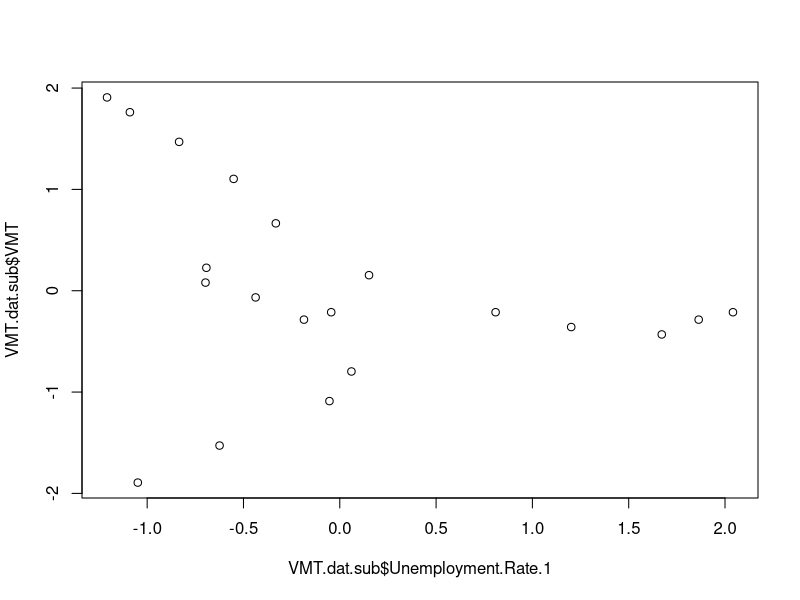
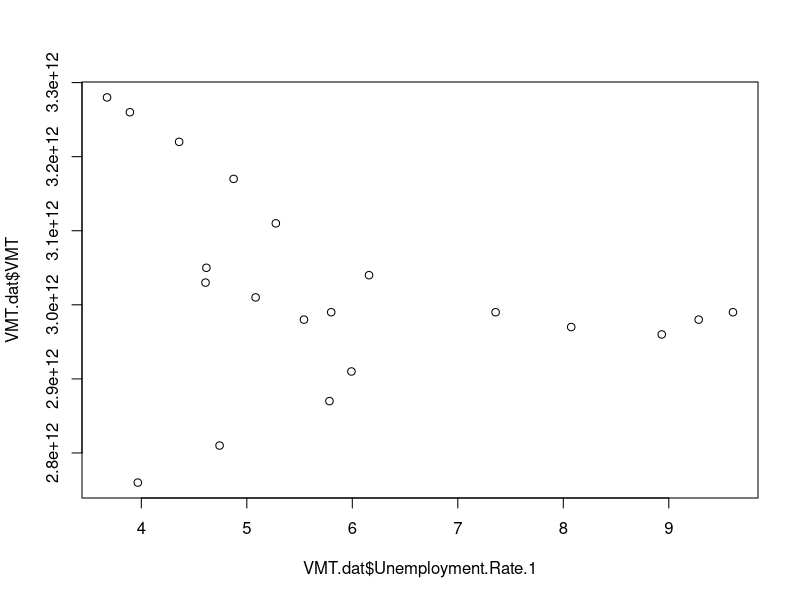
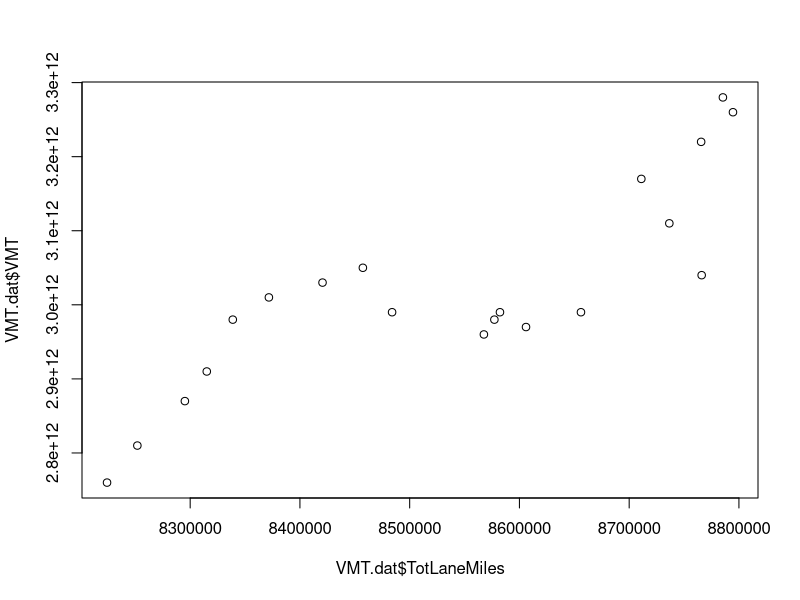
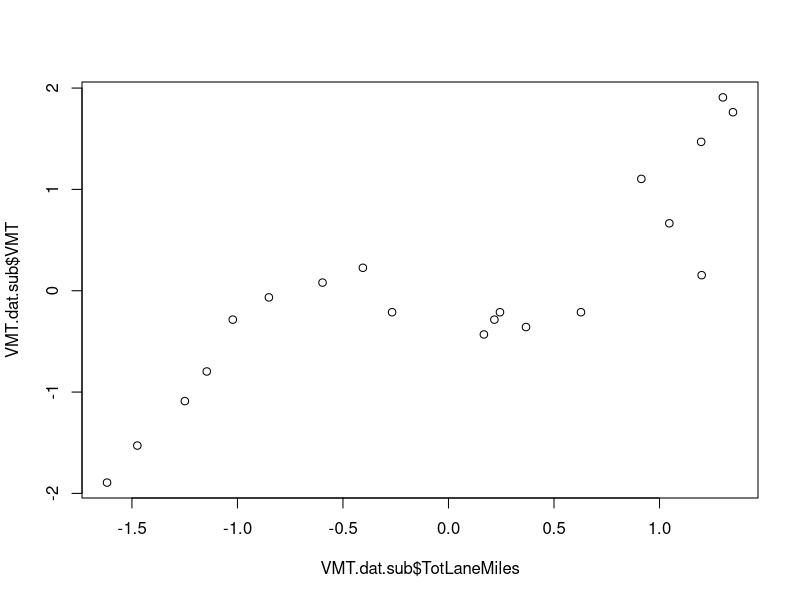
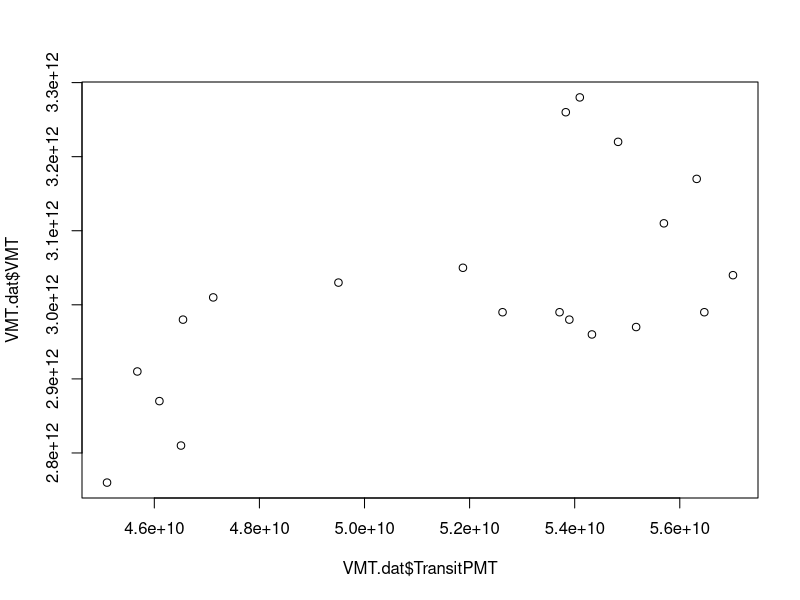
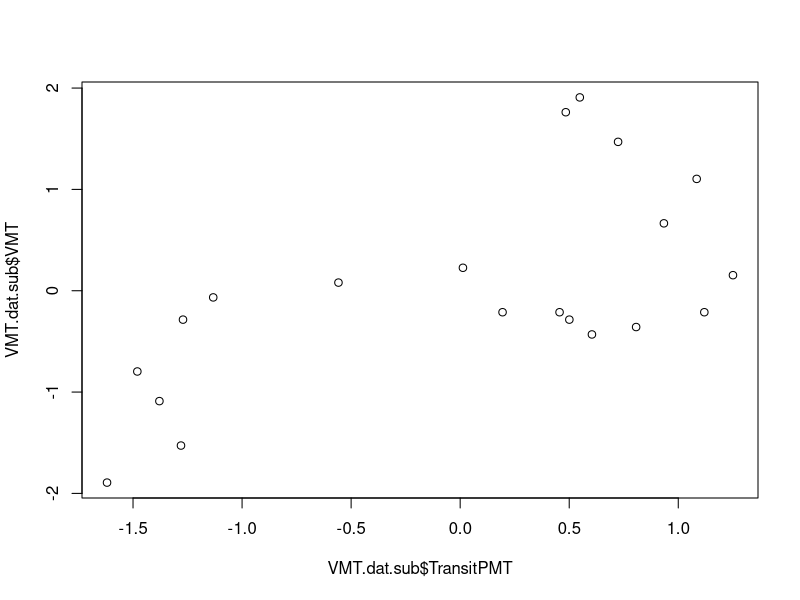
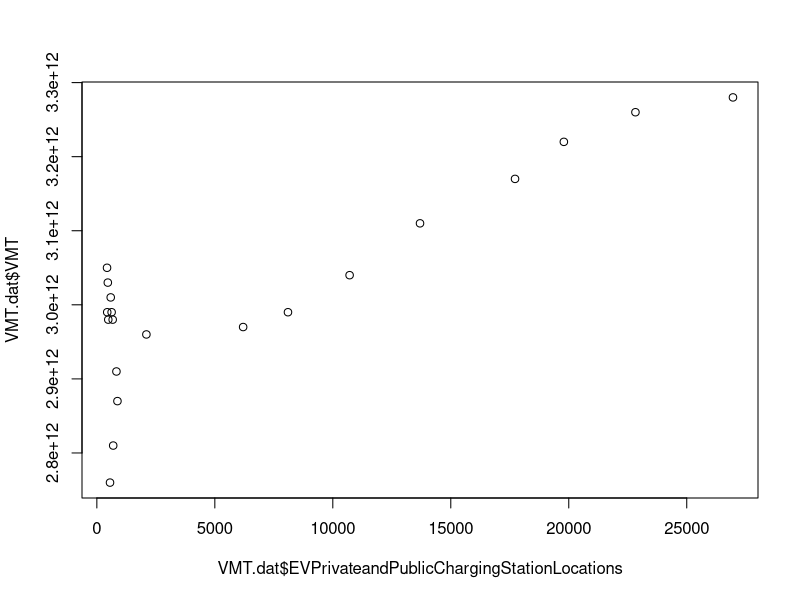
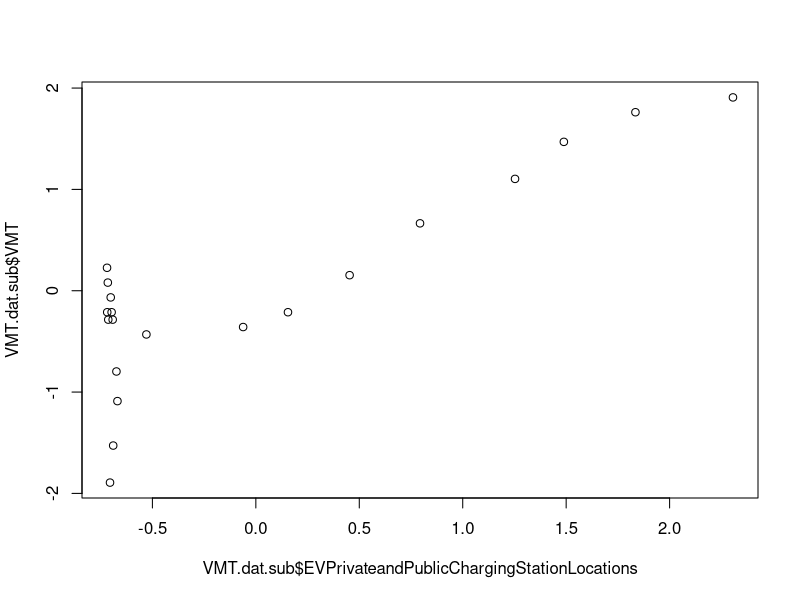

These charts were generated, in order, by the following R code:
setwd("/Users/csuffaculty/Desktop/FHWA")

#read the dataset
dat<-read.csv("Data20221210.csv", header=TRUE)

#VMT ##############################################################################################################
VMT.dat<-dat[,colSums(is.na(dat))==0]
VMT.dat.s<-scale(VMT.dat)
VMT.dat.s<-VMT.dat.s[,c(2,5,15,18:19,27:28,31,33,36,37)]
VMT.dat.s<-as.data.frame(VMT.dat.s)
VMT.dat.sub<-VMT.dat.s[,c(1,2,3,7,10,11)]

#1 unit change in unemployment
one<-abs( (5-mean(VMT.dat$Unemployment.Rate.1))/sd(VMT.dat$Unemployment.Rate.1)
- (4-mean(VMT.dat$Unemployment.Rate.1))/sd(VMT.dat$Unemployment.Rate.1))
delta.y<- -0.3763*one
y1<-VMT.dat.sub$VMT[1]
y2<-delta.y+y1
y1.back<-y1*sd(VMT.dat$VMT)+mean(VMT.dat$VMT)
y2.back<-y2*sd(VMT.dat$VMT)+mean(VMT.dat$VMT)
y2.back-y1.back

one<-abs( (5000-mean(VMT.dat$EVPrivateandPublicChargingStationLocations))/sd(VMT.dat$EVPrivateandPublicChargingStationLocations)
          - (4000-mean(VMT.dat$EVPrivateandPublicChargingStationLocations))/sd(VMT.dat$EVPrivateandPublicChargingStationLocations))
delta.y<- -.6502*one
y1<-VMT.dat.sub$VMT[1]
y2<-delta.y+y1
y1.back<-y1*sd(VMT.dat$VMT)+mean(VMT.dat$VMT)
y2.back<-y2*sd(VMT.dat$VMT)+mean(VMT.dat$VMT)
y2.back-y1.back


one<-abs( (.036-mean(VMT.dat$populationTelework))/sd(VMT.dat$populationTelework)
          - (.035-mean(VMT.dat$populationTelework))/sd(VMT.dat$populationTelework))
delta.y<- 1.1365*one
y1<-VMT.dat.sub$VMT[1]
y2<-delta.y+y1
y1.back<-y1*sd(VMT.dat$VMT)+mean(VMT.dat$VMT)
y2.back<-y2*sd(VMT.dat$VMT)+mean(VMT.dat$VMT)
y2.back-y1.back



par(mfrow=c(1,1))
plot(VMT.dat.sub$Unemployment.Rate.1, VMT.dat.sub$VMT)
plot(VMT.dat$Unemployment.Rate.1, VMT.dat$VMT)

plot(VMT.dat$TotLaneMiles, VMT.dat$VMT)
plot(VMT.dat.sub$TotLaneMiles, VMT.dat.sub$VMT)

plot(VMT.dat$TransitPMT, VMT.dat$VMT)
plot(VMT.dat.sub$TransitPMT, VMT.dat.sub$VMT)

plot(VMT.dat$EVPrivateandPublicChargingStationLocations, VMT.dat$VMT)
plot(VMT.dat.sub$EVPrivateandPublicChargingStationLocations, VMT.dat.sub$VMT)

plot(VMT.dat$populationTelework, VMT.dat$VMT)
plot(VMT.dat.sub$populationTelework, VMT.dat.sub$VMT)




#GHG###############################################################################################################
GHG.dat<-dat[,colSums(is.na(dat))==0]
GHG.dat.s<-scale(GHG.dat)
GHG.dat.s<-GHG.dat.s[,c(3,5,15,18:19,27:28,31,33,36,37)]
GHG.dat.s<-as.data.frame(GHG.dat.s)
GHG.dat.sub<-GHG.dat.s[,c(1,2,3,7,10,11)]
GHG.dat.sub$GHG.1<-c(NA,GHG.dat.sub[1:19,1])

#1 unit change in unemployment
one<-abs( (5-mean(GHG.dat$Unemployment.Rate.1))/sd(GHG.dat$Unemployment.Rate.1)
          - (4-mean(GHG.dat$Unemployment.Rate.1))/sd(GHG.dat$Unemployment.Rate.1))
delta.y<- -0.2535*one
y1<-GHG.dat.sub$TransportGHG[1]
y2<-delta.y+y1
y1.back<-y1*sd(GHG.dat$TransportGHG)+mean(GHG.dat$TransportGHG)
y2.back<-y2*sd(GHG.dat$TransportGHG)+mean(GHG.dat$TransportGHG)
y2.back-y1.back

one<-abs( (4.7e+10-mean(GHG.dat$TransitPMT))/sd(GHG.dat$TransitPMT)
          - (4.6e+10-mean(GHG.dat$TransitPMT))/sd(GHG.dat$TransitPMT))
delta.y<- 0.4881*one
y1<-GHG.dat.sub$TransportGHG[1]
y2<-delta.y+y1
y1.back<-y1*sd(GHG.dat$TransportGHG)+mean(GHG.dat$TransportGHG)
y2.back<-y2*sd(GHG.dat$TransportGHG)+mean(GHG.dat$TransportGHG)
y2.back-y1.back

par(mfrow=c(1,1))
plot(GHG.dat.sub$Unemployment.Rate.1, GHG.dat.sub$TransportGHG)
plot(GHG.dat$Unemployment.Rate.1, GHG.dat$TransportGHG)

plot(GHG.dat.sub$TransitPMT, GHG.dat.sub$TransportGHG)
plot(GHG.dat$TransitPMT, GHG.dat$TransportGHG)




#TMS###############################################################################################################
TMS.dat<-dat[-c(1:4),-c(1,2,4,5)]
TMS.dat<-TMS.dat[,colSums(is.na(TMS.dat))==0]
TMS.dat.s<-scale(TMS.dat)
TMS.dat.s<-TMS.dat.s[,c(1:2,12,15,16,24,25,28,30,33,34)]
TMS.dat.s<-as.data.frame(TMS.dat.s)
TMS.dat.sub<-TMS.dat.s[,c(1,2,5,8,9,11)]
TMS.dat.sub$TMS.1<-c(NA,TMS.dat.sub[1:15,1])

one<-abs( (9.1e+09-mean(GHG.dat$TransitUPT))/sd(GHG.dat$TransitUPT)
          - (9.2e+09-mean(GHG.dat$TransitUPT))/sd(GHG.dat$TransitUPT))
delta.y<- 0.5582*one
y1<-TMS.dat.sub$TransitModeShare[1]
y2<-delta.y+y1
y1.back<-y1*sd(TMS.dat$TransitModeShare)+mean(TMS.dat$TransitModeShare)
y2.back<-y2*sd(TMS.dat$TransitModeShare)+mean(TMS.dat$TransitModeShare)
y2.back-y1.back


plot(TMS.dat.sub$TransitUPT, TMS.dat.sub$TransitModeShare)
plot(TMS.dat$TransitUPT, TMS.dat$TransitModeShare)
